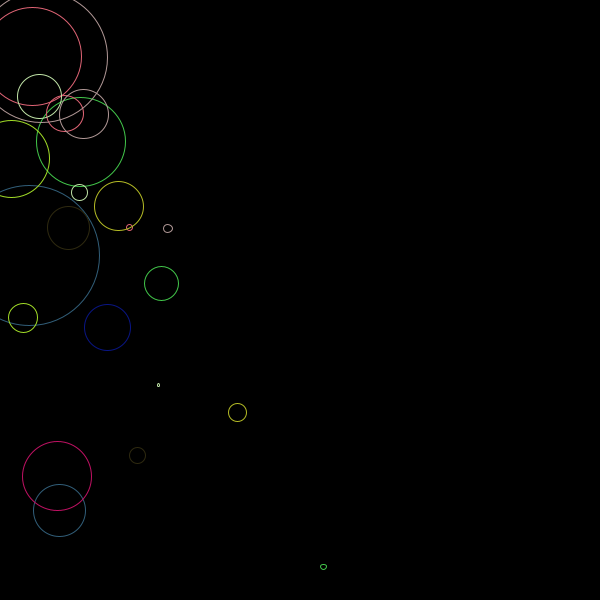
Frame 1 (no input)
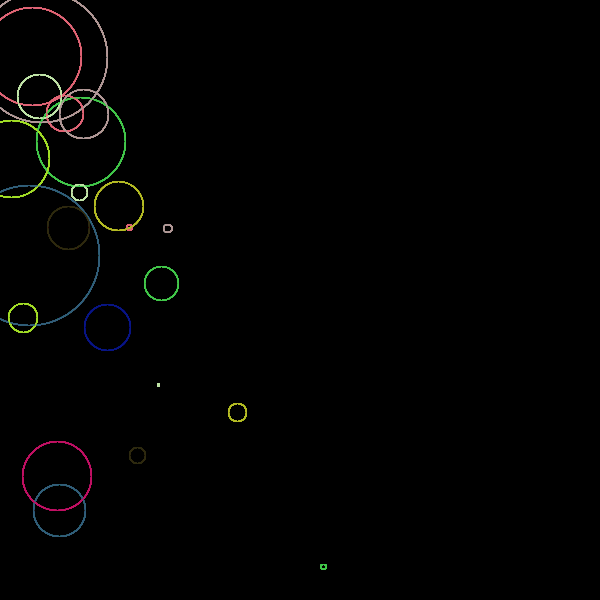
Frame 60 (the mouse pressed at the canvas centre just before this capture)
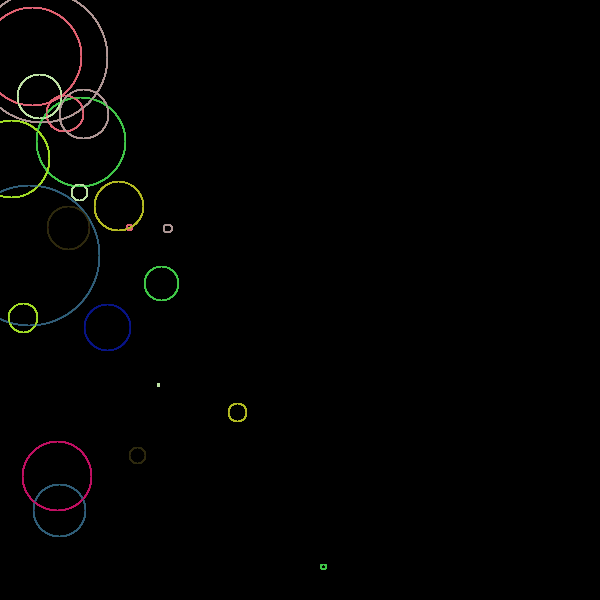
Frame 120 (the mouse held since frame 60 and released just before this capture)

The Processing sketch that drew these frames (run headless with seeded random() and noise(); from frame 60 on, the mouse is pressed at the canvas centre):

// Processing sketch: processing_93091
// ── processing_93091.pde

final int MAX = 3;

float [ ] xList = {random(0, 250), random(0, 250), random(0, 250), random(0, 250),
                  random(0, 250), random(0, 250), random(0, 250), random(0, 250),
                  random(0, 250), random(0, 250)};
float [ ] yList = {random(100, 1000), random(100, 1000), random(100, 1000), random(100, 1000),
                  random(100, 1000), random(100, 1000), random(100, 1000), random(100, 1000),
                  random(100, 1000), random(100, 1000) };
float [ ] sizeList = {random(10, 40), random(10, 40), random(10, 40), random(10, 40),
                    random(10, 40), random(10, 40), random(10, 40), random(10, 40),
                    random(10, 40), random(10, 40)};
color [ ] col = {color(random(255), random(255), random(255)),
                   color(random(255), random(255), random(255)),
                   color(random(255), random(255), random(255)),
                   color(random(255), random(255), random(255)),
                   color(random(255), random(255), random(255)),
                   color(random(255), random(255), random(255)),
                   color(random(255), random(255), random(255)),
                   color(random(255), random(255), random(255)),
                   color(random(255), random(255), random(255)),
                   color(random(255), random(255), random(255)) };
void setup()
{
  size(600, 600);
  background (0);
}

void draw()
{
  for (int i = 0; i<xList.length; i++)
  {
    stroke(col [i]);
    noFill();
    ellipse(xList[i], yList[i], sizeList[i]*1.5, sizeList[i]*1.5);
    ellipse(xList[i]*2, yList[i]*2, sizeList[i]*.25, sizeList[i]*.25);
    ellipse(xList[i]/2, yList[i]/2, sizeList[i]*4, sizeList[i]*4);
  }
}
